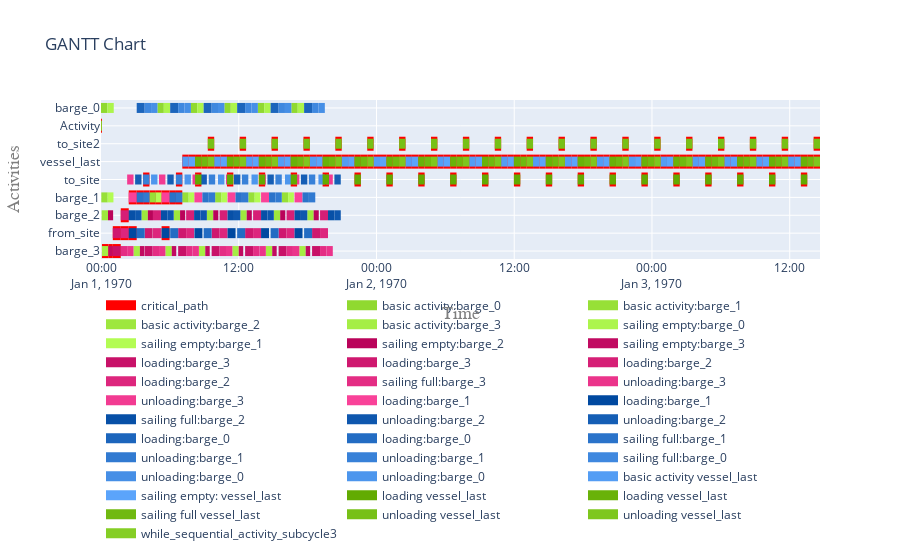

Notebook cell for this chart:
### Code cell
# Show the critical path (within a plotly Gannt plot).
my_cp_dependencies_from_simpy.make_plotly_gantt_chart()
